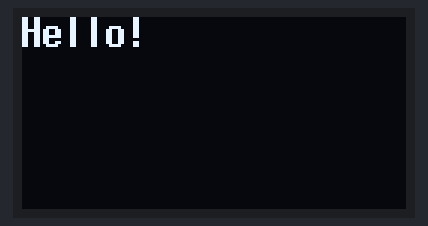
This sketch was run on a simulated Arduino Uno, built with avr-gcc and run on an emulated ATmega328P. On the bench: 128×64 one-colour display. What the sketch prints to the serial monitor is not drawn.

Above: at 0.1 s.
At 1.1 s:
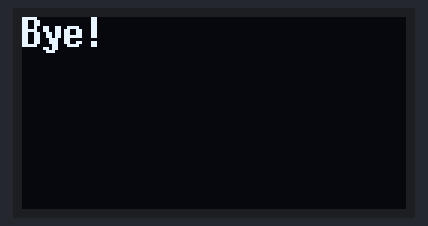
At 2.2 s:
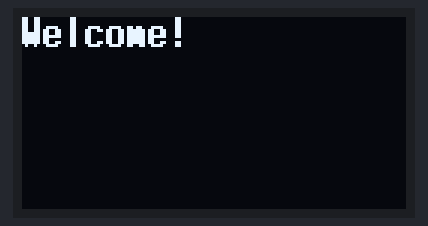

The sketch:

qled_task4.ino
```cpp
#include <Arduino.h>
#include <Wire.h>
#include <U8g2lib.h>
#include <TaskScheduler.h>

// Initialize the OLED display
U8G2_SSD1306_128X64_NONAME_F_SW_I2C
u8g2(U8G2_R0, /*clock=*/14,/*data=*/12,U8X8_PIN_NONE);

// Task callbacks
void helloCallback();
void byeCallback();
void welcomeCallback();

// Define tasks for each message
Task taskHello(1000, TASK_FOREVER, &helloCallback); // Run every 1000ms
Task taskBye(2000, TASK_FOREVER, &byeCallback);     // Run every 2000ms
Task taskWelcome(3000, TASK_FOREVER, &welcomeCallback); // Run every 3000ms

Scheduler runner;

void helloCallback() {
  displayMessage("Hello!");
}

void byeCallback() {
  displayMessage("Bye!");
}

void welcomeCallback() {
  displayMessage("Welcome!");
}

void displayMessage(const char* message) {
  Serial.println(message); // Debug message
  u8g2.clearBuffer();
  u8g2.setFont(u8g2_font_7x14B_tr);
  u8g2.drawStr(0, 10, message);
  u8g2.sendBuffer();
  delay(1000);
}

void setup() {
  Serial.begin(9600);
  u8g2.begin();

  runner.init();
  Serial.println("Initialized scheduler");

  runner.addTask(taskHello);
  runner.addTask(taskBye);
  runner.addTask(taskWelcome);

  taskHello.enable();
  taskBye.enable();
  taskWelcome.enable();
}

void loop() {
  runner.execute();
}
```

Measured:
- by itself, everything shown: repeats every 3.1 s, in 3 steps
- what the display in image 0 shows lasts 1.0 s, from 0.1 s to 1.1 s
